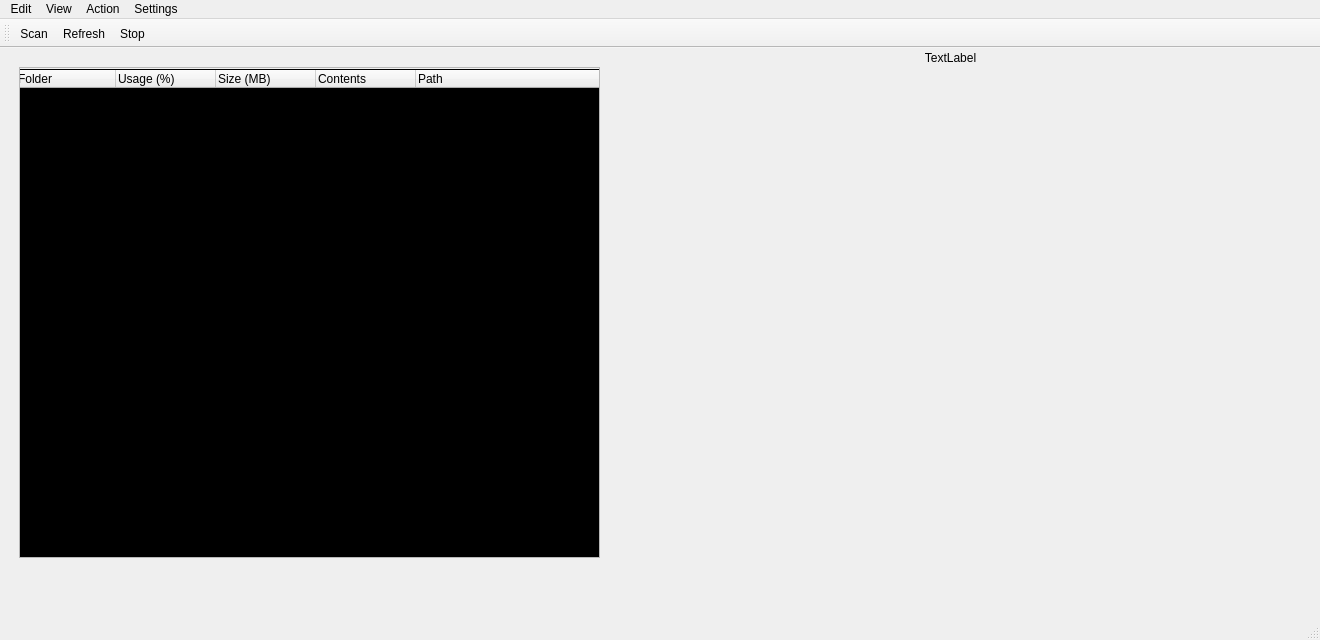
<?xml version="1.0" encoding="UTF-8"?>
<ui version="4.0">
 <class>MainWindow</class>
 <widget class="QMainWindow" name="MainWindow">
  <property name="geometry">
   <rect>
    <x>0</x>
    <y>0</y>
    <width>1320</width>
    <height>640</height>
   </rect>
  </property>
  <property name="windowTitle">
   <string>MainWindow</string>
  </property>
  <widget class="QWidget" name="centralwidget">
   <widget class="QScrollArea" name="scrollArea">
    <property name="geometry">
     <rect>
      <x>19</x>
      <y>19</y>
      <width>581</width>
      <height>491</height>
     </rect>
    </property>
    <property name="widgetResizable">
     <bool>true</bool>
    </property>
    <widget class="QWidget" name="scrollAreaWidgetContents_2">
     <property name="geometry">
      <rect>
       <x>0</x>
       <y>0</y>
       <width>579</width>
       <height>489</height>
      </rect>
     </property>
     <widget class="QTreeWidget" name="treeWidget">
      <property name="geometry">
       <rect>
        <x>-5</x>
        <y>1</y>
        <width>591</width>
        <height>491</height>
       </rect>
      </property>
      <property name="autoFillBackground">
       <bool>false</bool>
      </property>
      <property name="styleSheet">
       <string notr="true">QTreeWidget {
	background-color: #000000;

}</string>
      </property>
      <property name="alternatingRowColors">
       <bool>true</bool>
      </property>
      <property name="allColumnsShowFocus">
       <bool>true</bool>
      </property>
      <column>
       <property name="text">
        <string>Folder</string>
       </property>
      </column>
      <column>
       <property name="text">
        <string>Usage (%)</string>
       </property>
      </column>
      <column>
       <property name="text">
        <string>Size (MB)</string>
       </property>
      </column>
      <column>
       <property name="text">
        <string>Contents</string>
       </property>
      </column>
      <column>
       <property name="text">
        <string>Path</string>
       </property>
      </column>
     </widget>
    </widget>
   </widget>
   <widget class="QFrame" name="horizontalFrame">
    <property name="geometry">
     <rect>
      <x>689</x>
      <y>29</y>
      <width>601</width>
      <height>491</height>
     </rect>
    </property>
    <layout class="QHBoxLayout" name="horizontalLayout"/>
   </widget>
   <widget class="QLabel" name="diskDisplay">
    <property name="geometry">
     <rect>
      <x>610</x>
      <y>0</y>
      <width>681</width>
      <height>20</height>
     </rect>
    </property>
    <property name="text">
     <string>TextLabel</string>
    </property>
    <property name="alignment">
     <set>Qt::AlignCenter</set>
    </property>
   </widget>
  </widget>
  <widget class="QMenuBar" name="menubar">
   <property name="geometry">
    <rect>
     <x>0</x>
     <y>0</y>
     <width>1320</width>
     <height>22</height>
    </rect>
   </property>
   <widget class="QMenu" name="menuFile">
    <property name="title">
     <string>Action</string>
    </property>
    <addaction name="actionRefresh"/>
    <addaction name="actionScan"/>
    <addaction name="actionStop"/>
   </widget>
   <widget class="QMenu" name="menuEdit">
    <property name="title">
     <string>Edit</string>
    </property>
   </widget>
   <widget class="QMenu" name="menuView">
    <property name="title">
     <string>View</string>
    </property>
    <addaction name="action"/>
   </widget>
   <widget class="QMenu" name="menuSettings">
    <property name="title">
     <string>Settings</string>
    </property>
   </widget>
   <addaction name="menuEdit"/>
   <addaction name="menuView"/>
   <addaction name="menuFile"/>
   <addaction name="menuSettings"/>
  </widget>
  <widget class="QStatusBar" name="statusbar"/>
  <widget class="QToolBar" name="toolBar">
   <property name="windowTitle">
    <string>toolBar</string>
   </property>
   <attribute name="toolBarArea">
    <enum>TopToolBarArea</enum>
   </attribute>
   <attribute name="toolBarBreak">
    <bool>false</bool>
   </attribute>
   <addaction name="actionScan"/>
   <addaction name="actionRefresh"/>
   <addaction name="actionStop"/>
  </widget>
  <action name="actionRefresh">
   <property name="icon">
    <iconset resource="resources.qrc">
     <normaloff>:/icons/pngfuel.com.png</normaloff>:/icons/pngfuel.com.png</iconset>
   </property>
   <property name="text">
    <string>Refresh</string>
   </property>
  </action>
  <action name="actionScan">
   <property name="icon">
    <iconset resource="resources.qrc">
     <normaloff>:/icons/pngfuel.com (1).png</normaloff>:/icons/pngfuel.com (1).png</iconset>
   </property>
   <property name="text">
    <string>Scan</string>
   </property>
  </action>
  <action name="actionStop">
   <property name="icon">
    <iconset resource="resources.qrc">
     <normaloff>:/icons/pngfuel.com (2).png</normaloff>:/icons/pngfuel.com (2).png</iconset>
   </property>
   <property name="text">
    <string>Stop</string>
   </property>
  </action>
  <action name="actionEnter_Full_Screen">
   <property name="text">
    <string>Enter Full Screen</string>
   </property>
  </action>
  <action name="actionExit_Full_Screen">
   <property name="text">
    <string>Exit Full Screen</string>
   </property>
  </action>
  <action name="action">
   <property name="text">
    <string>-</string>
   </property>
  </action>
 </widget>
 <resources>
  <include location="resources.qrc"/>
 </resources>
 <connections/>
</ui>
